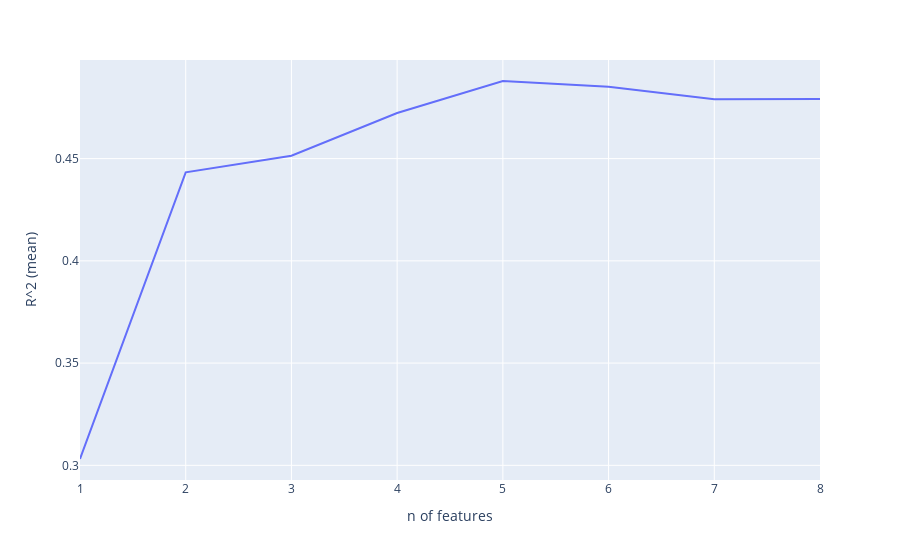

Source (notebook cell):
### Code cell
scores = []

for i in range(1,len(features)-1):
    selection_forward = SequentialFeatureSelector(LinearRegression(), n_features_to_select=i,
                                        direction='forward').fit(train_X, train_y)
    selected_features = train_X.columns[selection_forward.get_support()]
    scores.append(cross_val_score(LinearRegression(), original_X[selected_features], original_y).mean())

result = pd.DataFrame(zip(range(1,len(features)-1), scores), columns=['n of features', 'R^2 (mean)'])
px.line(result, x='n of features', y='R^2 (mean)')

### Figure 1 — Plotly figure (JSON) as saved in the notebook; plotly's stock layout.template omitted (floating-point values rounded to 4 significant figures)
{"data": [{"hovertemplate": "n of features=%{x}<br>R^2 (mean)=%{y}<extra></extra>", "legendgroup": "", "line": {"color": "#636efa", "dash": "solid"}, "mode": "lines", "name": "", "orientation": "v", "showlegend": false, "type": "scatter", "x": [1, 2, 3, 4, 5, 6, 7, 8], "xaxis": "x", "y": [0.3031, 0.4433, 0.4514, 0.4723, 0.4879, 0.4851, 0.479, 0.4792], "yaxis": "y"}], "layout": {"legend": {"tracegroupgap": 0}, "margin": {"t": 60}, "xaxis": {"anchor": "y", "domain": [0, 1], "title": {"text": "n of features"}}, "yaxis": {"anchor": "x", "domain": [0, 1], "title": {"text": "R^2 (mean)"}}}}
